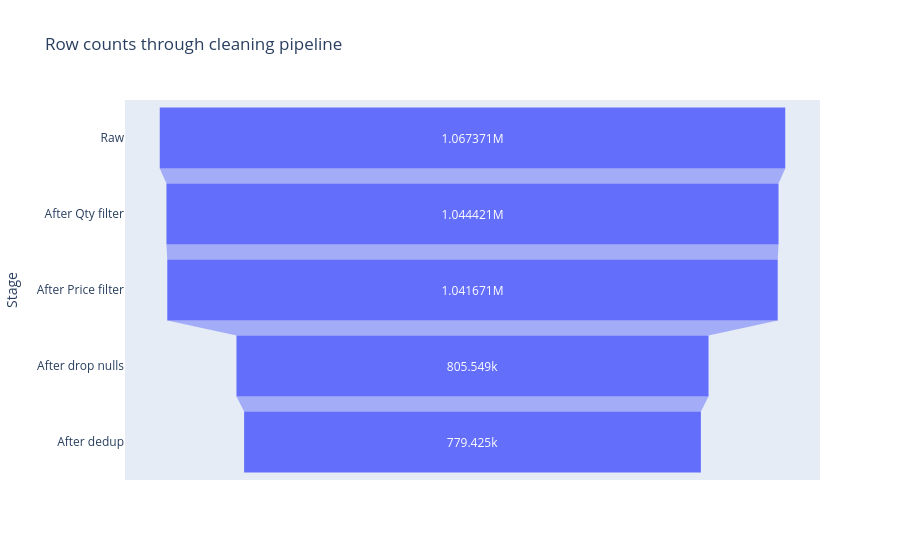

Here is the notebook cell this chart was saved with:
### Code cell
stages = ["Raw", "After Qty filter", "After Price filter", "After drop nulls", "After dedup"]
counts = [
    rows_before,
    int(df[df["Quantity"] > 0].pipe(len)),
    int(df[df["Quantity"] > 0][df[df["Quantity"] > 0]["Price"] > 0].pipe(len)),
    int(df[df["Quantity"] > 0][df[df["Quantity"] > 0]["Price"] > 0][
        df[df["Quantity"] > 0][df[df["Quantity"] > 0]["Price"] > 0]["Customer ID"].notna()
    ].pipe(len)),
    rows_after,
]

fig = px.funnel(
    x=counts,
    y=stages,
    title="Row counts through cleaning pipeline",
    labels={"x": "Rows", "y": "Stage"},
)
fig.show()

### Figure 1 — Plotly figure (JSON) as saved in the notebook; plotly's stock layout.template omitted (floating-point values rounded to 4 significant figures)
{"data": [{"hovertemplate": "Rows=%{x}<br>Stage=%{y}<extra></extra>", "legendgroup": "", "marker": {"color": "#636efa"}, "name": "", "orientation": "h", "showlegend": false, "type": "funnel", "x": [1067371, 1044421, 1041671, 805549, 779425], "xaxis": "x", "y": ["Raw", "After Qty filter", "After Price filter", "After drop nulls", "After dedup"], "yaxis": "y"}], "layout": {"legend": {"tracegroupgap": 0}, "title": {"text": "Row counts through cleaning pipeline"}, "xaxis": {"anchor": "y", "domain": [0, 1], "title": {"text": "Rows"}}, "yaxis": {"anchor": "x", "domain": [0, 1], "title": {"text": "Stage"}}}}
